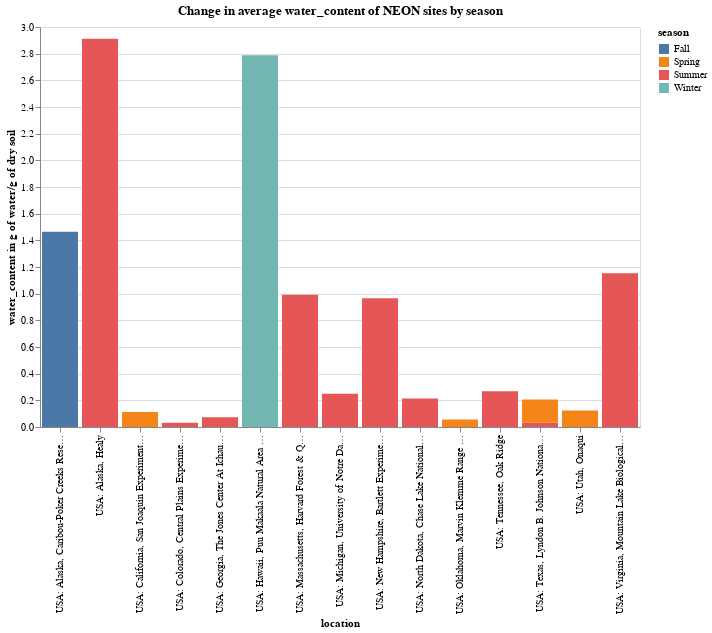

Source (notebook cell):
### Markdown cell above
### Bar chart of the average water_content of each site and the season

To look at how the water_content of each NEON site changes with the seasons, we can add a column to the data frame for the month and create a function that adds a column for the season based on the number of the month. Finally, using the altair library we can aggregate the water_content for each location using the mean.

### Code cell
# How does the average water_content change with the seasons per site?
df["collection_date"] = pd.to_datetime(df["collection_date"])

df["month"] = df["collection_date"].dt.month

def get_season(month):
    if month in [12, 1, 2]:
        return "Winter"
    elif month in [3, 4, 5]:
        return "Spring"
    elif month in [6, 7, 8]:
        return "Summer"
    else:
        return "Fall"

df["season"] = df["month"].apply(get_season)

bar = Chart(df).mark_bar().encode(x="location", y=alt.Y('mean(water_content)', title=f"water_content in {water_content_units}"),color="season")
chart = bar.properties(width=600, height=400, title=f'Change in average water_content of NEON sites by season')
chart

### Figure 1 — Vega-Lite specification as saved in the notebook (floating-point values rounded to 4 significant figures)
{"config": {"view": {"continuousWidth": 300, "continuousHeight": 300}}, "data": {"name": "data-8fb44056b0842a5a0febf44d9cee8fae"}, "mark": {"type": "bar"}, "encoding": {"color": {"field": "season", "type": "nominal"}, "x": {"field": "location", "type": "nominal"}, "y": {"aggregate": "mean", "field": "water_content", "title": "water_content in g of water/g of dry soil", "type": "quantitative"}}, "height": 400, "title": "Change in average water_content of NEON sites by season", "width": 600, "$schema": "https://vega.github.io/schema/vega-lite/v5.8.0.json", "datasets": {"data-8fb44056b0842a5a0febf44d9cee8fae": [{"id": "nmdc:bsm-11-002vgm56", "collection_date": "2016-07-26T00:00:00", "soil_horizon": "O horizon", "water_content": 2.667, "ph": 6.04, "elev": 677.6, "location": "USA: Alaska, Healy", "latitude": 63.88, "longitude": -149.2, "month": 7, "season": "Summer"}, {"id": "nmdc:bsm-11-00dkyf35", "collection_date": "2019-03-13T00:00:00", "soil_horizon": "M horizon", "water_content": 0.113, "ph": 6.65, "elev": 381.8, "location": "USA: California, San Joaquin Experimental Range", "latitude": 37.11, "longitude": -119.7, "month": 3, "season": "Spring"}, {"id": "nmdc:bsm-11-00hrxp98", "collection_date": "2016-08-03T00:00:00", "soil_horizon": "O horizon", "water_content": 0.992, "ph": 3.9, "elev": 199.7, "location": "USA: Massachusetts, Harvard Forest & Quabbin Watershed", "latitude": 42.43, "longitude": -72.23, "month": 8, "season": "Summer"}, {"id": "nmdc:bsm-11-00m15h97", "collection_date": "2020-06-23T00:00:00", "soil_horizon": "M horizon", "water_content": 0.032, "ph": 7.07, "elev": 1649.0, "location": "USA: Colorado, Central Plains Experimental Range", "latitude": 40.82, "longitude": -104.7, "month": 6, "season": "Summer"}, {"id": "nmdc:bsm-11-00yhef97", "collection_date": "2016-07-26T00:00:00", "soil_horizon": "M horizon", "water_content": 0.032, "ph": 6.47, "elev": 44.8, "location": "USA: Georgia, The Jones Center At Ichauway", "latitude": 31.19, "longitude": -84.47, "month": 7, "season": "Summer"}, {"id": "nmdc:bsm-11-01f6m423", "collection_date": "2016-08-17T00:00:00", "soil_horizon": "O horizon", "water_content": 0.032, "ph": 7.21, "elev": 281.0, "location": "USA: Texas, Lyndon B. Johnson National Grassland", "latitude": 33.41, "longitude": -97.6, "month": 8, "season": "Summer"}, {"id": "nmdc:bsm-11-01g9wf51", "collection_date": "2016-07-27T00:00:00", "soil_horizon": "O horizon", "water_content": 0.965, "ph": 4.65, "elev": 291.0, "location": "USA: New Hampshire, Bartlett Experimental Forest", "latitude": 44.06, "longitude": -71.29, "month": 7, "season": "Summer"}, {"id": "nmdc:bsm-11-02kcw433", "collection_date": "2018-05-29T00:00:00", "soil_horizon": "M horizon", "water_content": 0.123, "ph": 8.51, "elev": 1714.0, "location": "USA: Utah, Onaqui", "latitude": 40.19, "longitude": -112.5, "month": 5, "season": "Spring"}, {"id": "nmdc:bsm-11-02n85875", "collection_date": "2019-07-16T00:00:00", "soil_horizon": "M horizon", "water_content": 0.213, "ph": 6.98, "elev": 586.4, "location": "USA: North Dakota, Chase Lake National Wildlife Refuge", "latitude": 47.13, "longitude": -99.24, "month": 7, "season": "Summer"}, {"id": "nmdc:bsm-11-02v78297", "collection_date": "2017-07-26T00:00:00", "soil_horizon": "M horizon", "water_content": 0.113, "ph": 5.83, "elev": 47.6, "location": "USA: Georgia, The Jones Center At Ichauway", "latitude": 31.2, "longitude": -84.46, "month": 7, "season": "Summer"}, {"id": "nmdc:bsm-11-034x5t48", "collection_date": "2019-04-16T00:00:00", "soil_horizon": "M horizon", "water_content": 0.163, "ph": 6.8, "elev": 278.1, "location": "USA: Texas, Lyndon B. Johnson National Grassland", "latitude": 33.4, "longitude": -97.57, "month": 4, "season": "Spring"}, {"id": "nmdc:bsm-11-03tatq76", "collection_date": "2018-09-18T00:00:00", "soil_horizon": "O horizon", "water_content": 1.465, "ph": 4.73, "elev": 263.5, "location": "USA: Alaska, Caribou-Poker Creeks Research Watershed", "latitude": 65.16, "longitude": -147.5, "month": 9, "season": "Fall"}, {"id": "nmdc:bsm-11-03wdqa25", "collection_date": "2018-06-12T00:00:00", "soil_horizon": "O horizon", "water_content": 1.154, "ph": 3.91, "elev": 1223.0, "location": "USA: Virginia, Mountain Lake Biological Station", "latitude": 37.37, "longitude": -80.53, "month": 6, "season": "Summer"}, {"id": "nmdc:bsm-11-040a1y63", "collection_date": "2019-01-09T00:00:00", "soil_horizon": "O horizon", "water_content": 2.788, "ph": 5.54, "elev": 1100.0, "location": "USA: Hawaii, Puu Makaala Natural Area Reserve", "latitude": 19.55, "longitude": -155.2, "month": 1, "season": "Winter"}, {"id": "nmdc:bsm-11-043hgn06", "collection_date": "2018-05-30T00:00:00", "soil_horizon": "M horizon", "water_content": 0.056, "ph": 8.57, "elev": 519.4, "location": "USA: Oklahoma, Marvin Klemme Range Research Station", "latitude": 35.42, "longitude": -99.06, "month": 5, "season": "Spring"}, {"id": "nmdc:bsm-11-04bta395", "collection_date": "2017-08-02T00:00:00", "soil_horizon": "M horizon", "water_content": 0.25, "ph": 5.49, "elev": 530.0, "location": "USA: Michigan, University of Notre Dame Environmental Research Center", "latitude": 46.25, "longitude": -89.51, "month": 8, "season": "Summer"}, {"id": "nmdc:bsm-11-04kd7a87", "collection_date": "2016-07-26T00:00:00", "soil_horizon": "O horizon", "water_content": 3.158, "ph": 6.42, "elev": 691.0, "location": "USA: Alaska, Healy", "latitude": 63.87, "longitude": -149.2, "month": 7, "season": "Summer"}, {"id": "nmdc:bsm-11-05t3df21", "collection_date": "2021-05-04T00:00:00", "soil_horizon": "M horizon", "water_content": 0.186, "ph": 5.91, "elev": 289.9, "location": "USA: Texas, Lyndon B. Johnson National Grassland", "latitude": 33.41, "longitude": -97.59, "month": 5, "season": "Spring"}, {"id": "nmdc:bsm-11-063svk49", "collection_date": "2017-06-19T00:00:00", "soil_horizon": "O horizon", "water_content": 0.322, "ph": 4.05, "elev": 308.2, "location": "USA: Tennessee, Oak Ridge", "latitude": 35.98, "longitude": -84.21, "month": 6, "season": "Summer"}, {"id": "nmdc:bsm-11-06bhy091", "collection_date": "2019-06-10T00:00:00", "soil_horizon": "M horizon", "water_content": 0.213, "ph": 5.35, "elev": 280.7, "location": "USA: Tennessee, Oak Ridge", "latitude": 35.94, "longitude": -84.32, "month": 6, "season": "Summer"}]}}
